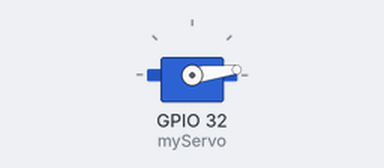
A sketch run on a simulated ESP32. Shown: servo. What the sketch prints to the serial monitor is not drawn.

Above: at 0.05 s.
At 0.4 s:
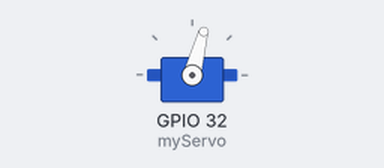
At 0.75 s:
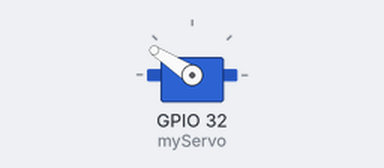
At 1.5 s:
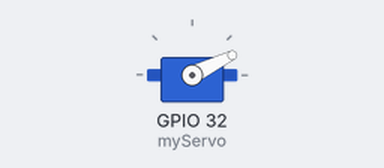
Timing chart, 0 to 3.8 s (numbered marks = the images above):
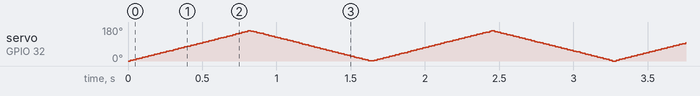

The sketch:

steering_test.ino
```cpp
#include <ESP32Servo.h>

Servo myServo;  // Create a Servo object

void setup() {
  myServo.attach(32);  // Attach the servo on GPIO 17
  Serial.begin(115200);
}

void loop() {
  for (int angle = 0; angle <= 160; angle += 1) { // Sweep from 0 to 180 degrees
    myServo.write(angle);              // Set the servo position
    Serial.print("Angle : ");
    Serial.println(angle);
    delay(5);                         // Wait for the servo to reach the position
  }

  for (int angle = 160; angle >= 0; angle -= 1) { // Sweeping back from 180 to 0 degrees
    myServo.write(angle);
    Serial.print("Angle : ");
    Serial.println(angle);
    delay(5);
  }
}
```
